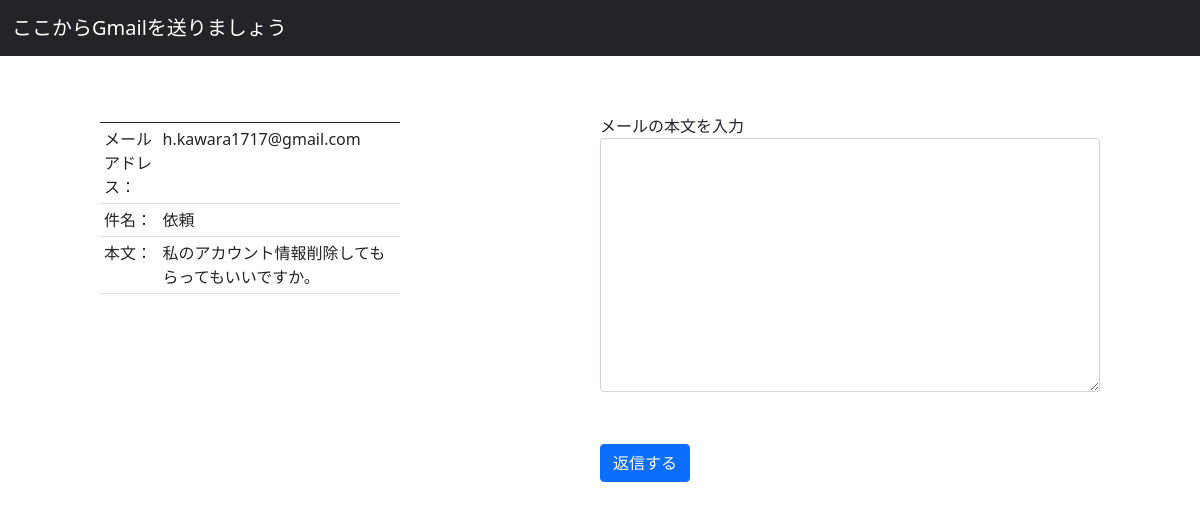
Screenshot of /reply/2 with the database file from the repository.
### app.py (models this page shows)
class Mail(Base):
    __tablename__ = 'mails'
    id = Column(Integer, Sequence("id"), primary_key=True)
    email = Column(String)
    subject = Column(String)
    body = Column(String)
    date = Column(DateTime, default=datetime.now)

### app.py (the view)
@app.route("/reply/<int:id>", methods=["GET", "POST"])
def reply(id):
    if request.method == "POST":
        text = request.form.get("body")
        email = request.form.get("email")
        subject = request.form.get("subject")
        reply_mail(email, subject, text)
        return redirect("/")
    else:
        sends = {}
        Session = sessionmaker(bind=engine)
        session = Session()
        rs = session.query(Mail).filter(Mail.id == id).all()
        for r in rs:
            sends["email"] = r.email
            sends["subject"] = r.subject
            sends["text"] = r.body
        print(sends)
        return render_template("reply.html", sends=sends)

### templates/reply.html (shortened to what this page needs)
<!DOCTYPE html>
<html lamg="ja">
<head>
    <link href="https://cdn.jsdelivr.net/npm/bootstrap@5.0.2/dist/css/bootstrap.min.css" rel="stylesheet">
    <link rel="stylesheet" href="../static/style.css">
</head>
<body>
    <nav class="navbar navbar-dark bg-dark">
        <div class="container-fluid">
            <a class="navbar-brand" href="/">ここからGmailを送りましょう</a>
        </div>
    </nav>
    <main class="main_column">
    <div class="wrapper contents">
        <section class="column1">
            <table class="table table-sm mt-5">
                <thead>
                    <tr>
                        <th>      </th>
                        <th>      </th>
                    </tr>
                </thead>
                <tbody>
                    <tr>
                        <td>メールアドレス：</td>
                        <td>{{ sends.email }}</td>
                    </tr>
                    <tr>
                        <td>件名：</td>
                        <td>{{ sends.subject }}</td>
                    </tr>
                    <tr>
                        <td>本文：</td>
                        <td>{{ sends.text }}</td>
                    </tr>
                </tbody>
            </table>
        </section>
        <section class="column2">
        <form method="POST">
            <div class="mb-1 py-5">
                <label for="exampleFormControlTextarea1">メールの本文を入力</label>
                <textarea type="text" class="form-control" id="exampleFormControlTextarea1" rows="10" name="body"></textarea>
            </div>
            <button type="submit" class="btn btn-primary">返信する</button>
        </form>
        </section>
    </div>
    </main>
</body>
</html>

### static/style.css (style rules this page uses)
.wrapper { display: flex; }
.column1 { width: 30%; }
.column2 { width: 50%; }
.contents { display: flex; justify-content: space-between; margin-bottom: 50px; }
.main_column { margin: 10px 100px 20px; }

### rows the page displays
Mail: email "h.kawara1717@gmail.com", subject "依頼", text "私のアカウント情報削除してもらってもいいですか。"
